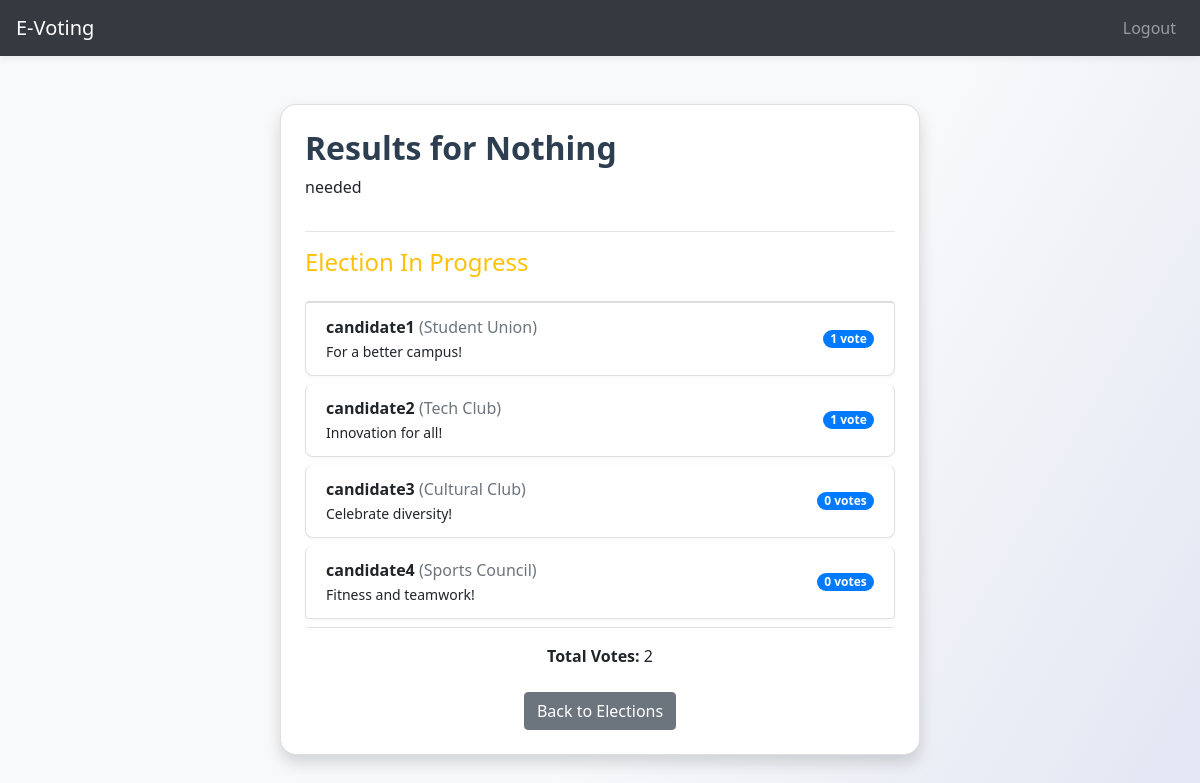
The page /results/2/ (signed in) on the database its author committed.
### voting/models.py (models this page shows, shortened)
class Voting(models.Model):
    title = models.CharField(max_length=200)
    description = models.TextField(blank=True)
    start_time = models.DateTimeField()
    end_time = models.DateTimeField()
    candidates = models.ManyToManyField('accounts.CandidateProfile', related_name='elections')
    is_active = models.BooleanField(default=False)

### accounts/models.py (models this page shows, shortened)
class CandidateProfile(models.Model):
    user = models.OneToOneField(User, on_delete=models.CASCADE, related_name='candidate_profile')
    bio = models.TextField(blank=True)
    party = models.CharField(max_length=100)
    manifesto = models.TextField(blank=True)
    image = models.ImageField(upload_to='candidate_images/', blank=True, null=True)

class User(AbstractUser):
    is_candidate = models.BooleanField(default=False)
    is_voter = models.BooleanField(default=True)

### voting/views.py (the view)
# urls.py: path('results/<int:election_id>/', views.results_view, name='results'),
@login_required
def results_view(request, election_id):
    election = get_object_or_404(Voting, id=election_id)
    candidates = election.candidates.all()
    votes = Vote.objects.filter(voting=election)
    vote_counts = {candidate: votes.filter(candidate=candidate).count() for candidate in candidates}
    total_votes = votes.count()
    is_completed = not election.is_active
    return render(request, 'results.html', {
        'election': election,
        'vote_counts': vote_counts,
        'total_votes': total_votes,
        'is_completed': is_completed
    })

### templates/results.html
{% extends 'base.html' %}
{% block content %}
<div class="container mt-5">
  <div class="card p-4 shadow">
    <h2>Results for {{ election.title }}</h2>
    <p>{{ election.description }}</p>
    <hr>
    {% if is_completed %}
      <h4 class="text-success">Election Completed</h4>
    {% else %}
      <h4 class="text-warning">Election In Progress</h4>
    {% endif %}
    <ul class="list-group mt-3">
      {% for candidate, count in vote_counts.items %}
        <li class="list-group-item d-flex justify-content-between align-items-center">
          <div>
            <strong>{{ candidate.user.get_full_name|default:candidate.user.username }}</strong>
            <span class="text-muted">({{ candidate.party }})</span><br>
            <small>{{ candidate.manifesto }}</small>
          </div>
          <span class="badge badge-primary badge-pill">{{ count }} vote{{ count|pluralize }}</span>
        </li>
      {% endfor %}
    </ul>
    <div class="mt-3 text-center">
      <strong>Total Votes:</strong> {{ total_votes }}
    </div>
    <div class="mt-4 text-center">
      <a href="{% url 'available_elections' %}" class="btn btn-secondary">Back to Elections</a>
    </div>
  </div>
</div>
{% endblock %}

### static/style.css (style rules this page uses)
body { background: linear-gradient(120deg, #f8f9fa 60%, #e3e6f3 100%); font-family: 'Segoe UI', Tahoma, Geneva, Verdana, sans-serif; min-height: 100vh; }
.container { max-width: 700px; }
.list-group-item { border-radius: 0.5rem; margin-bottom: 0.5rem; box-shadow: 0 1px 4px rgba(0,0,0,0.04); }
h2, h1.display-4 { color: #2c3e50; font-weight: 600; }
.card { border-radius: 1rem; box-shadow: 0 2px 8px rgba(0,0,0,0.07); }

### rows shown on the page
Voting: title "Nothing", description "needed"
CandidateProfile: user.get_full_name "candidate1", party "Student Union", manifesto "For a better campus!", count "1"
CandidateProfile: user.get_full_name "candidate2", party "Tech Club", manifesto "Innovation for all!", count "1"
CandidateProfile: user.get_full_name "candidate3", party "Cultural Club", manifesto "Celebrate diversity!", count "0"
CandidateProfile: user.get_full_name "candidate4", party "Sports Council", manifesto "Fitness and teamwork!", count "0"

### other values the page prints
{{ total_votes }} "2"
